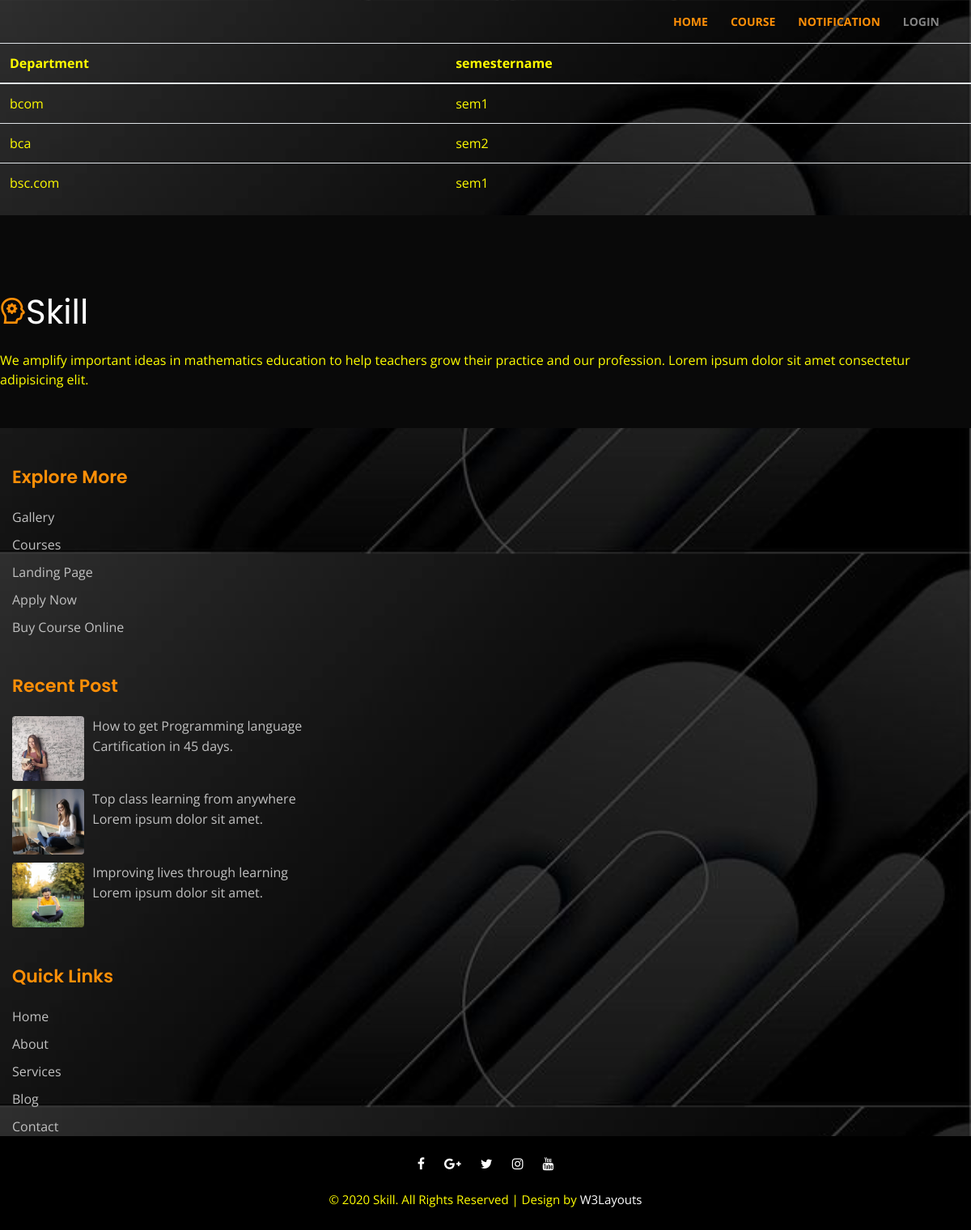
Page /semester on the committed database.
### public/models.py (models this page shows, shortened)
class Semesters(models.Model):
    semestername = models.CharField(max_length=100)
    department = models.ForeignKey(Departments,on_delete=models.CASCADE,null=True)

class Departments(models.Model):
    departmentname = models.CharField(max_length=50,default='')
    description = models.CharField(max_length=200,default='')
    def __str__(self) -> str:
        return self.departmentname

### public/views.py (the view)
# urls.py: path('semester',views.semester),
def semester(request):
    semester= Semesters.objects.all()
    return render(request,'semester.html',{'semester':semester})

### public/templates/semester.html
{% extends 'layout.html' %}
{% load static %}
{% block content %}
<table class="table">
    <thead>
      <tr>
        <th scope="col">Department</th>
        <th scope="col">semestername</th>
      </tr>
    </thead>
    <tbody>
      {% for i in semester%}
      <tr>
        <td>{{i.department}}</td>
        <td>{{i.semestername}}</td>
      </tr>
      {% endfor %}
    </tbody>
  </table>
{%endblock%}

### rows in the picture
Semesters: department "bcom", semestername "sem1"
Semesters: department "bca", semestername "sem2"
Semesters: department "bsc.com", semestername "sem1"
